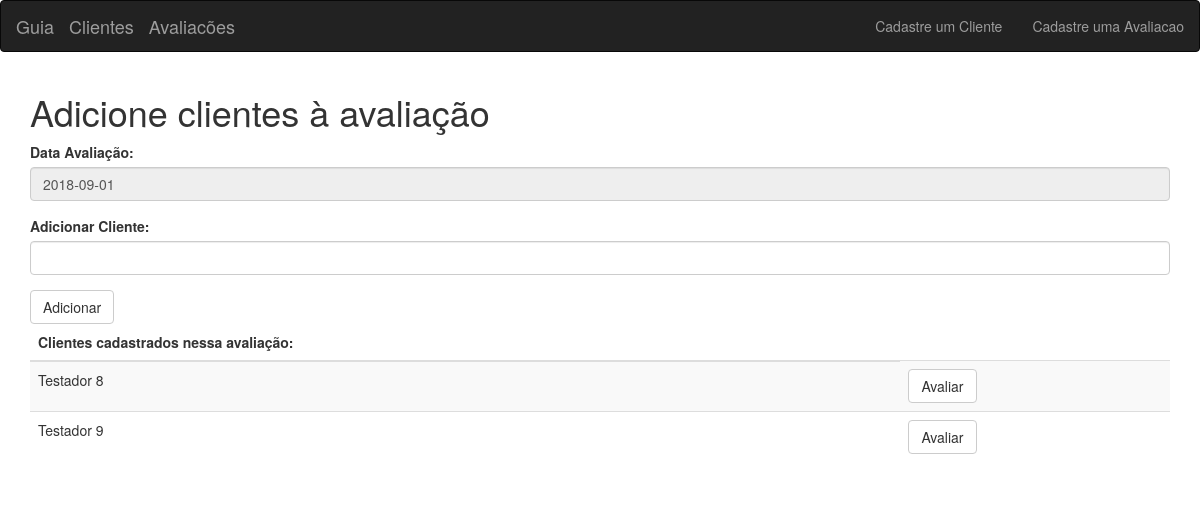
Screenshot of /clientes_avaliacoes/abrir/2018-09-01 with the database file from the repository.
### tables this page shows
CREATE TABLE IF NOT EXISTS `avaliacoes` (
  `data_avaliacao` date NOT NULL,
  `nps` double DEFAULT NULL,
  PRIMARY KEY (`data_avaliacao`)
);

CREATE TABLE IF NOT EXISTS `clientes_avaliacoes` (
  `id` int(10) NOT NULL AUTO_INCREMENT,
  `data_avaliacao` date NOT NULL,
  `nome_cliente` varchar(150) DEFAULT NULL,
  `resp_num` int(2) DEFAULT NULL,
  `resp_text` text,
  PRIMARY KEY (`id`),
  KEY `nome_cliente` (`nome_cliente`) USING BTREE,
  KEY `fk_avaliacoes` (`data_avaliacao`) USING BTREE
);

### core/controller.php (called while the page is built, shortened)
<?php
class controller {
	public function loadTemplate($viewName, $viewData = array()) {
		require 'views/template.php';
	}
	public function loadViewInTemplate($viewName, $viewData = array()) {
		extract($viewData);
		require 'views/'.$viewName.'.php';
	}
}

### controllers/clientes_avaliacoesController.php (called while the page is built, shortened)
<?php
class clientes_avaliacoesController extends controller{
	public function abrir($data_avaliacao){
		$dados = array();
		$ca = new Clientes_Avaliacoes();
		$ca2= new Clientes_Avaliacoes();
		$lista=$ca2->getListaClientesAvaliacao($data_avaliacao);
		$dados['lista']=$lista;
		$info= $ca->getAvaliacao($data_avaliacao);
		$dados['info']=$info;
		$this->loadTemplate('abrir-avaliacao', $dados);
	}
}
?>

### core/Core.php (called while the page is built, shortened)
<?php
class Core {
	public function run() {
		$url = '/';
		if(isset($_GET['url'])) {
			$url .= $_GET['url'];
		}
		$params = array();
		if(!empty($url) && $url != '/') {
			$url = explode('/', $url);
			array_shift($url);
			array_shift($url);
			if(isset($url[0]) && !empty($url[0])) {
				$currentAction = $url[0];
				array_shift($url);
			} else {
				$currentAction = 'index';
			}
			if(count($url) > 0) {
				$params = $url;
			}
		} else {
			$currentController = 'homeController';
			$currentAction = 'index';
		}
		$c = new $currentController();
		call_user_func_array(array($c, $currentAction), $params);
	}
}

### index.php (called while the page is built, shortened)
<?php
$core = new Core();
$core->run();

### core/model.php (called while the page is built, shortened)
<?php
class model {
	public function __construct() {
		global $db;
		$this->db = $db;
	}
}

### models/Clientes_Avaliacoes.php (called while the page is built, shortened)
<?php
	class Clientes_Avaliacoes extends model{
		public function getAvaliacao($data_avaliacao){
			$array = array();
			$sql = $this->db->prepare("SELECT * FROM avaliacoes WHERE data_avaliacao = :data_avaliacao");
			$sql->bindValue(":data_avaliacao", $data_avaliacao);
			$sql->execute();
			if($sql->rowCount()>0){
				$array = $sql->fetch();
			}
			return $array;
		}
		public function getListaClientesAvaliacao($data_avaliacao){
			$array = array();
			$sql = $this->db->prepare("SELECT * FROM clientes_avaliacoes  WHERE data_avaliacao = :data_avaliacao ORDER BY nome_cliente ASC");
			$sql->bindValue(":data_avaliacao", $data_avaliacao);
			$sql->execute();
			if($sql->rowCount() >= 0) {
				$array = $sql->fetchAll();
			}
			return  $array;
		}
	}
?>

### views/abrir-avaliacao.php (the view, shortened to what this page needs)
<div class="container">
	<h1>Adicione clientes à avaliação</h1>
	<form method="POST">
		<div class="form-group">
			<label for = "data_avaliacao">Data Avaliação: </label>
			<input type="text" name="data_avaliacao" id="data_avaliacao" class="form-control"  value="<?php echo $info['data_avaliacao'];?>"readonly="true" />
		</div>
		<div class="form-group">
			<label for = "nome_cliente">Adicionar Cliente: </label>
			<input type="text" name="nome_cliente" id="nome_cliente" class="form-control"/>
		</div>
		<input type="submit" value="Adicionar" class="btn btn-default" />
	</form>
	<table class="table table-striped">
		<thead>
			<tr>
				<th>Clientes cadastrados nessa avaliação: </th>
			</tr>
		</thead>
		<?php foreach($lista as $lc):?>
			<tr>
				<td><?php echo $lc['nome_cliente']; ?></td>
				<td> <a href="<?php echo BASE_URL; ?>clientes_avaliacoes/registrar/<?php echo $lc['id'];?>"class="btn btn-default">Avaliar</a>
				</td>
			</tr>
		<?php endforeach; ?>
	</table>
</div>

### rows the page displays
avaliacoes: data_avaliacao "2018-09-01"
clientes_avaliacoes: nome_cliente "Testador 8"
clientes_avaliacoes: nome_cliente "Testador 9"
